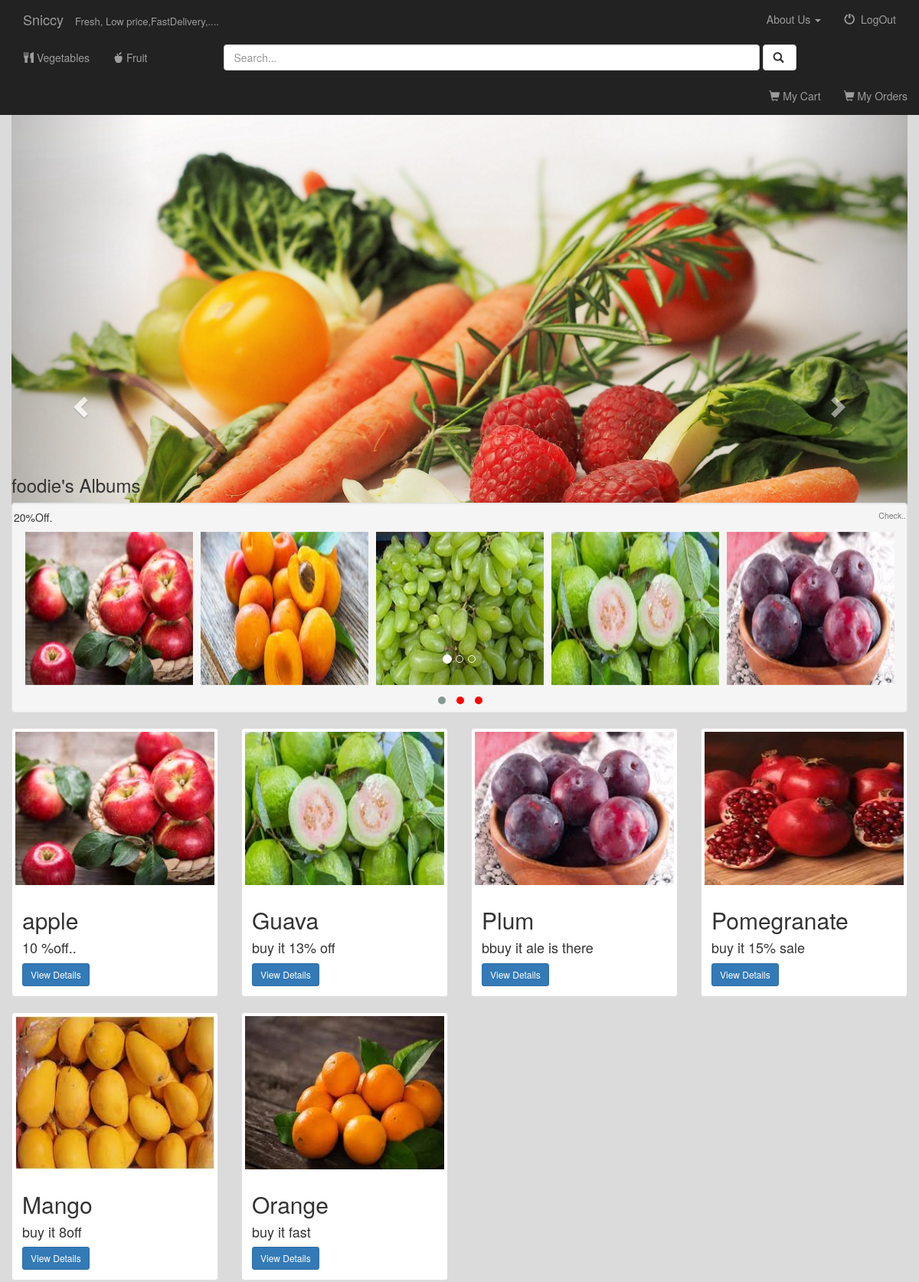
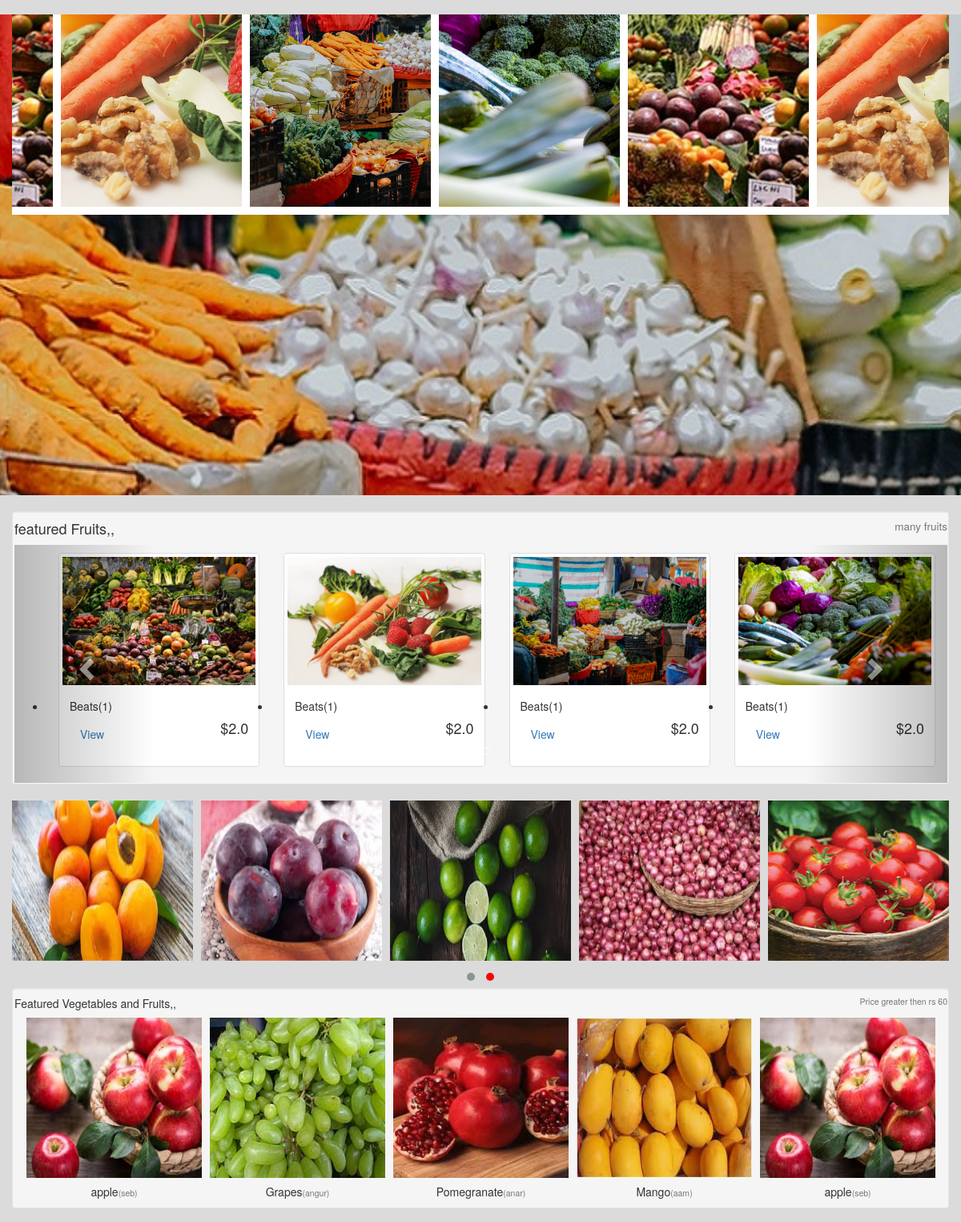
The app's page / (signed in, upper part) with its own data (2 pictures, top to bottom).
### food/models.py (models this page shows, shortened)
class Product(models.Model):
    category = models.ForeignKey(Category  , on_delete=models.CASCADE)
    name = models.CharField(max_length=100, db_index=True)
    nick_names = models.CharField(max_length=400, db_index=True)
    slug = models.SlugField(max_length=150,blank=True, unique=True ,db_index=True)
    description = models.TextField(blank=True)
    b_price = models.DecimalField(max_digits=10, decimal_places=2)
    price = models.DecimalField(max_digits=10, decimal_places=2)
    weight = models.CharField(max_length=15, db_index=True)
    available = models.BooleanField(default=True)
    stock = models.PositiveIntegerField()
    created_at = models.DateTimeField(auto_now_add=True)
    updated_at = models.DateTimeField(auto_now=True)
    logo=models.FileField()

### foodie/views.py (the view)
# urls.py: url(r'^$', views.main, name='main'),
def main(request):
    product = Product.objects.filter(available=True)
    template = loader.get_template('food/main.html')#we do not wrtei template becuse by defulat django is set up to see in templates folder so take care
    return render(request, 'food/main.html', {
            'product': product,
        })

### food/context_processors.py (called while the page is built)
def cart(request):
    return {'cart': Cart(request)}

### food/templates/food/main.html (shortened to what this page needs)
    {% extends 'food/base.html' %}
{% load staticfiles %}
    {% block basel %}
   <link rel="stylesheet" type="text/css" href="{% static 'food/owl.carousel.css' %}"/>
   <link rel="stylesheet" type="text/css" href="{% static 'food/owl.theme.default.css' %}"/>
   <link rel="stylesheet" type="text/css" href="{% static 'food/main.css' %}"/>
    {% endblock %}
{% block body %}
<div class="container-fluid" style="max-height:450px;">
    <div id="myslider" class="carousel slide" data-interval="3000" data-ride="carousel">
    <ol class="carousel-indicators">
        <li data-target="#myslider" data-slide-to="0" class="active"></li>
        <li data-target="#myslider" data-slide-to="1"></li>
        <li data-target="#myslider" data-slide-to="2"></li>
    </ol>
    <div class="carousel-inner">
        <div class="item active">
          <a href="{% url 'food:fruits' %}" >  <img src="{% static 'food/images/mainbg2.jpg' %}" class="ig-slider" style="max-height:750px; background:cover; width:1600px;" alt="First Slide">
          </a>
        </div>
    </div>
    <a class="carousel-control left" href="#myslider" data-slide="prev">
        <span class="glyphicon glyphicon-chevron-left"></span>
    </a>
    <a class="carousel-control right" href="#myslider" data-slide="next">
        <span class="glyphicon glyphicon-chevron-right"></span>
    </a>
</div>
</div>
<div class="albums-container container-fluid">
    <div class="row">
        <div class="col-sm-12">
            <h3>{{ user.username }}'s Albums {{ user.phone_no }}</h3>
        </div>
             <div class="col-lg-12">
    <div class="well well-small">
               <h5>20%Off.<small class="pull-right"> Check..</small></h5>
        <div class=row-fluid">
 <div class="container-fluid mt-5" id="slider-div5" style="margin-top:00px;">
        <div class="owl-carousel owl-theme" >
                {% for album in product %}
                         {% if album.price >= 34 %}
    <div class="item"  > <a href="{% url 'food:detail' album.id %}">
                            <img src="{{ album.logo.url }}" class="img-responsive img-fluid" style="height:200px; ">
                        </a>
    </div>
            {% endif %}
            {% endfor %}
</div>
    </div>
                </div>
    </div>
    </div>
<div id="slider-div3">
  {% if product %}
            {% for album in product %}
    {% if album.price <= 89.00 and album.price >= 35 %}
                <div class="col-sm-4 col-lg-3">
                    <div class="thumbnail">
                        <a href="{% url 'food:detail' album.id %}">
                    <div style="overflow:hidden; " class="i-area">
                            <img src="{{ album.logo.url }}" class="img-responsive" style="height:200px; width:100%;">
                    </div>
                        </a>
                        <div class="caption">
                            <h2>{{ album.name }}</h2>
                            <h4>{{ album.description }}</h4>
                           <a href="{% url 'food:detail' album.id %}" class="btn btn-primary btn-sm" role="button">View Details</a>
                        </div>
                    </div>
                </div>
                {% cycle '' '' '' '' '' '<div class="clearfix visible-lg "></div>' %}
    {% endif %}
            {% endfor %}
        {% else %}
            <div class="col-sm-12">
                <br>
                not any album
            </div>
        {% endif %}
</div>
        <div class="col-12 fixed-bg" style="background-color:blue; width:100%">
             <div class="container-fluid " id="slider-div2" style="margin-top:00px;">
                    <div class="owl-carousel owl-theme" >
                           <div class="col-lg-12">
                        <div class="m-container item">
                        <div class="box" style="background-image:url('../../static/food/images/mainbg1.jpg');">
                        </div>
                        </div>
                    </div>
                         <div class="col-lg-12 item">
                        <div class="m-container ">
                        <div class="box" style="background-image:url('../../static/food/images/mainbg2.jpg'); ">
                        </div>
                        </div>
                    </div>
                         <div class="col-lg-12 item">
                        <div class="m-container ">
                        <div class="box" style="background-image:url('../../static/food/images/mainbg3.jpg'); ">
                        </div>
                        </div>
                    </div>
                         <div class="col-lg-12 item">
                        <div class="m-container ">
                        <div class="box" style="background-image:url('../../static/food/images/mainbg4.jpg'); ">
                        </div>
                        </div>
                    </div>
            </div>
    </div>
<div id="rback">
    <div class="col-lg-12" id="slider-div1">
    <div class="well well-small">
       <h4>featured Fruits,,<small class="pull-right"> many fruits</small></h4>
        <div class=row-fluid">
            <div id="featured" class="carousel slide" data-interval="3000" data-ride="carousel" >
                  <ol class="carousel-indicators">
        <li data-target="#featured" data-slide-to="0" class="active"></li>
        <li data-target="#featured" data-slide-to="1"></li>
    </ol>
                <div class="carousel-inner">
                <div class="item active">
                        <ul class="thumbnails">
                            <li class="col-lg-3">
                                <div class="thumbnail">
                                    <a href="#"><img src="{% static 'food/images/mainbg1.jpg' %}"></a>
                                    <div class="caption">
                                        <h5>Beats(1)</h5>
                                        <h4> <a class="btn" href="#">View</a><span class="pull-right">$2.0 </span></h4>
                                    </div>
                                </div>
                            </li>
                            <li class="col-lg-3">
                                <div class="thumbnail">
                                    <a href="#"><img src="{% static 'food/images/mainbg2.jpg' %} " alt="buy more"></a>
                                    <div class="caption">
                                        <h5>Beats(1)</h5>
                                        <h4> <a class="btn" href="#">View</a><span class="pull-right">$2.0 </span></h4>
                                    </div>
                                    </div>
                            </li>
                            <li class="col-lg-3">
                                <div class="thumbnail">
                                    <a href="#"><img src="{% static 'food/images/mainbg3.jpg' %}" alt="buy more"></a>
                                    <div class="caption">
                                        <h5>Beats(1)</h5>
                                        <h4> <a class="btn" href="#">View</a><span class="pull-right">$2.0 </span></h4>
                                    </div>
                                    </div>
                            </li>
                            <li class="col-lg-3">
                                <div class="thumbnail">
                                    <a href="#"><img src="{% static 'food/images/mainbg4.jpg' %}" alt="buy more"></a>
                                    <div class="caption">
                                        <h5>Beats(1)</h5>
                                        <h4> <a class="btn" href="#">View</a><span class="pull-right">$2.0 </span></h4>
                                    </div>
                                    </div>
                            </li>
                        </ul>
                </div>
                    </div>
 <a class="left carousel-control" href="#featured" data-slide="prev"> <span class="glyphicon glyphicon-chevron-left"></span></a>
        <a class="right carousel-control" href="#featured" data-slide="next"> <span class="glyphicon glyphicon-chevron-right"></span></a>
                </div>
                </div>
    </div>
    </div>
</div>
    </div>
<div>
    <div class="col-lg-12 mt-5" id="slider-div6" >
        <div class="owl-carousel owl-theme" style="z-index:1;">
                {% for album in product %}
                         {% if album.price <= 42 and album.price >= 34 %}
    <div class="item"  > <a href="{% url 'food:detail' album.id %}">
                            <img src="{{ album.logo.url }}" class="img-responsive img-fluid" style="height:200px; ">
                        </a>
    </div>
            {% endif %}
            {% endfor %}
</div>
    </div>
             <div class="col-lg-12">
    <div class="well well-small">
       <h5>Featured Vegetables and Fruits,,<small class="pull-right"> Price greater then rs 60</small></h5>
        <div class=row-fluid">
 <div class="container-fluid mt-5" id="slider-div4" style="margin-top:00px;">
        <div class="owl-carousel owl-theme" >
                {% for album in product %}
                         {% if album.price >= 62 %}
    <div class="item"  > <a href="{% url 'food:detail' album.id %}">
                            <img src="{{ album.logo.url }}" class="img-responsive img-fluid" style="height:200px; ">
                        </a>
    <div style="text-align:center;">
        <h5 class="lea">{{ album.name }}<small>({{ album.nick_names }})</small></h5>
    </div>
    </div>
            {% endif %}
            {% endfor %}
</div>
    </div>
                </div>
    </div>
    </div>
</div>
</div>
    </div>
   {% endblock %}

### food/static/food/style.css (style rules this page uses)
body { background-color:RGB(220, 219, 219); background:RGB(220, 219, 219) url("images/backgrohdund.jpg"); background-repeat:no-repeat; background-size:cover; padding:0px; }
#rback { background-color:RGB(220, 219, 219); margin-top:100px; }
.m-container { width:400px; height:500px; position:relative; transform:translate(-50%,-50%); border:10px solid #fff; overflow:hidden; }
.box { width:400px; height:500px; background-position:center; background-size:cover; transition:.8s; }
.thumbnail { color:RGB(220, 219, 219); }
.well { min-height: 20px; padding: 1px; margin-bottom: 20px; padding-left:2px; }
#slider-div1 { margin-top:20px; margin-left:0px;margin-right:0px; }
.fixed-bg { background-image: url("images/mainbg3.jpg"); min-height: 600px; background-attachment: fixed; background-position: center; background-repeat: no-repeat; background-size: cover; padding:0; }

### records on screen
Product: logo (picture), name "apple", description "10 %off..", nick_names "seb"
Product: logo (picture)
Product: logo (picture), name "Grapes", nick_names "angur"
Product: logo (picture), name "Guava", description "buy it 13% off"
Product: logo (picture), name "Plum", description "bbuy it ale is there"
Product: logo (picture), name "Pomegranate", description "buy it 15% sale", nick_names "anar"
Product: logo (picture), name "Mango", description "buy it 8off", nick_names "aam"
Product: logo (picture), name "Orange", description "buy it fast"
Product: logo (picture)
Product: logo (picture)
Product: logo (picture)

### other values on screen
{{ user.username }} "foodie"
